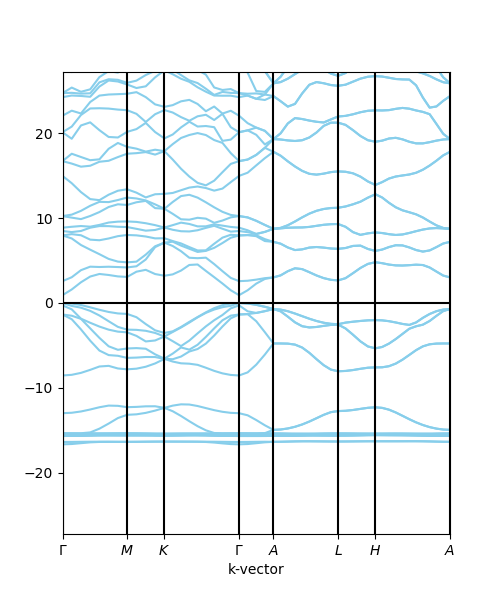

Source code (Python):
# import statements
import pyscf.pbc.tools.pyscf_ase as pyscf_ase
import pyscf.pbc.gto as pbcgto
import pyscf.pbc.dft as pbcdft

import matplotlib.pyplot as plt

from ase.build import bulk
from ase.dft.kpoints import sc_special_points as special_points, get_bandpath
from ase.visualize import view

# ase
c = bulk('GaN', 'wurtzite', a=3.19, c=5.19)
# print(c.get_volume())
# view(c)

# pyscf specs
cell = pbcgto.Cell()
cell.atom = pyscf_ase.ase_atoms_to_pyscf(c)
cell.a = c.cell

cell.basis = 'gth-dzvp'
cell.pseudo = 'gth-pade'
cell.verbose = 5
cell.build(None,None)

# define the special points here
points = special_points['hexagonal']
G = points['G']
K = points['K']
M = points['M']
A = points['A']
L = points['L']
H = points['H']

# Choose an appropriate path for the band structure calculation
band_kpts, kpath, sp_points = get_bandpath([G, M, K, G, A, L, H, A], c.cell, npoints=50)
band_kpts = cell.get_abs_kpts(band_kpts)

# dft calculation
kmf = pbcdft.KRKS(cell, cell.make_kpts([1,1,1]))
kmf.kernel()

# get the data from the calculation
e_kn_2 = kmf.get_bands(band_kpts)[0]
vbmax = -99
for en in e_kn_2:
    vb_k = en[cell.nelectron//2-1]
    if vb_k > vbmax:
        vbmax = vb_k
e_kn_2 = [en - vbmax for en in e_kn_2]

# plotting the data

au2ev = 27.21139
emin = -1*au2ev
emax = 1*au2ev
plt.figure(figsize=(5, 6))
nbands = cell.nao_nr()
for n in range(nbands):
    plt.plot(kpath, [e[n]*au2ev for e in e_kn_2], color='#87CEEB')
for p in sp_points:
    plt.plot([p, p], [emin, emax], 'k-')
plt.plot([0, sp_points[-1]], [0, 0], 'k-')
plt.xticks(sp_points, ['$%s$' % n for n in [r'\Gamma', 'M', 'K', r'\Gamma', 'A', 'L', 'H', 'A']])
plt.axis(xmin=0, xmax=sp_points[-1], ymin=emin, ymax=emax)
plt.xlabel('k-vector')
plt.savefig('dzvp_1.png')




